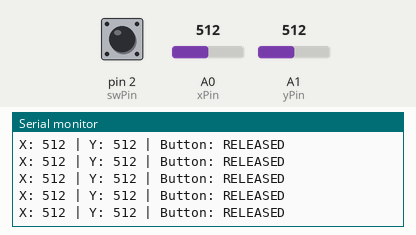
Simulated run of this sketch. Board: Arduino Uno, built with avr-gcc and run on an emulated ATmega328P. Shown: the last lines printed to the serial monitor. The test bench sets the inputs (shaded band); at power-on: A1 (yPin) = 512, pin 2 (swPin) HIGH, A0 (xPin) = 512.

Above: at 5.8 s.
5.9 s: A1 (yPin) set to 106
At 5.95 s:
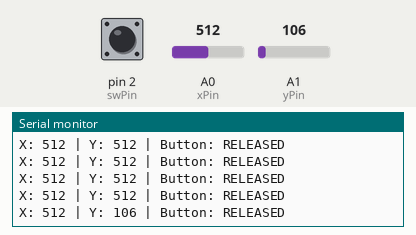
8.9 s: A1 (yPin) set to 92
At 8.97 s:
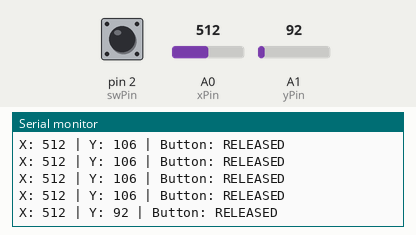
Timing chart, 0 to 11.9 s (numbered marks = the images above; inputs shaded):
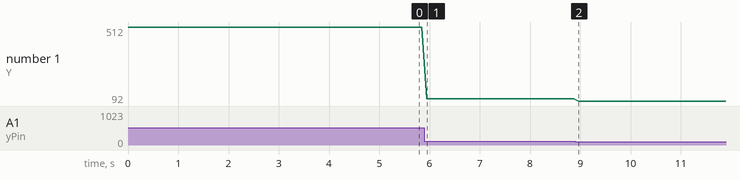

Measured:
- after the input at 5.9 s, the serial monitor: prints a new line after 0.05 s (image 1)
- after the input at 8.9 s, the serial monitor: prints a new line after 0.07 s (image 2)
- plotted number 1: 512 → 106 after the input at 5.9 s, 106 → 92 after the input at 8.9 s

The sketch:

20.Joystick.ino
```cpp
const int xPin = A0;
const int yPin = A1;
const int swPin = 2;

void setup() {
  Serial.begin(9600);
  pinMode(swPin, INPUT_PULLUP);
}

void loop() {
  int xVal = analogRead(xPin);
  int yVal = analogRead(yPin);
  int swVal = digitalRead(swPin);

  Serial.print("X: ");
  Serial.print(xVal);
  Serial.print(" | Y: ");
  Serial.print(yVal);
  Serial.print(" | Button: ");
  Serial.println(swVal == LOW ? "PRESSED" : "RELEASED");

  delay(100);
}
```
